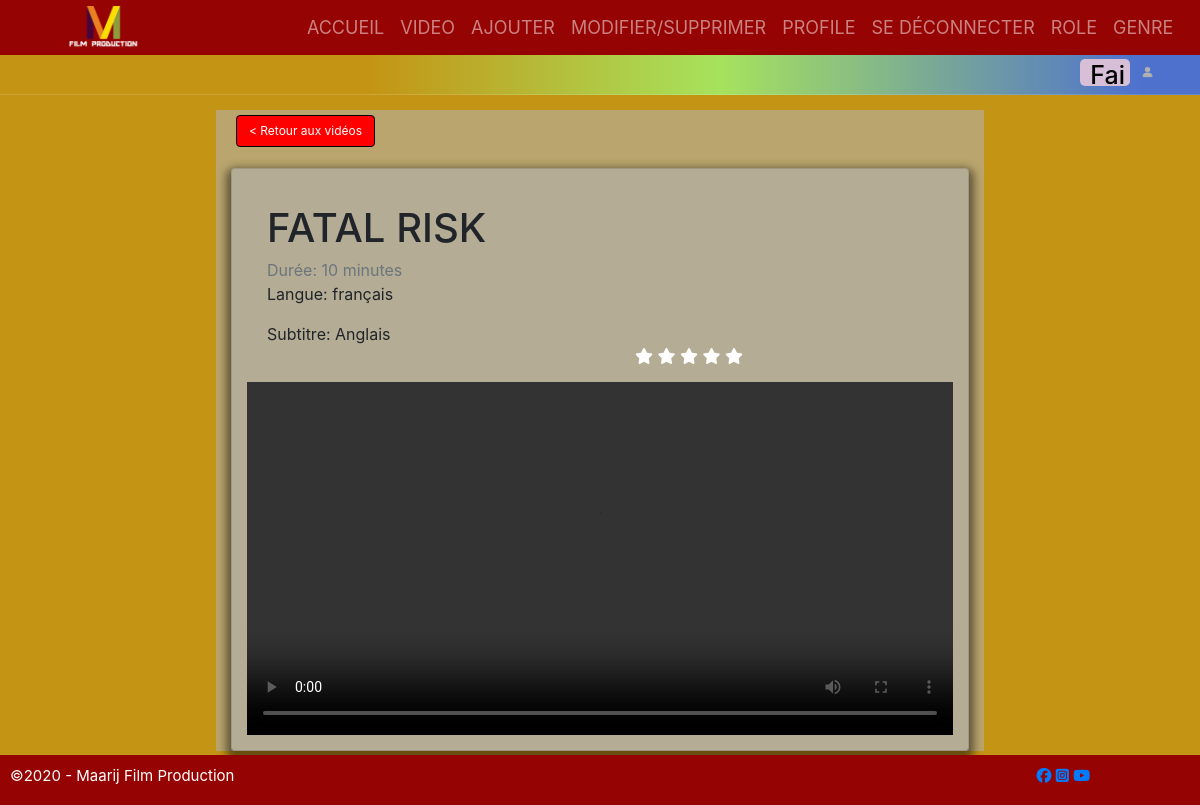
The page /product-video.php?titre=FATAL RISK&id=14 (signed in) on the database its author committed.
### tables this page shows
CREATE TABLE `video` (
  `videoID` int(11) NOT NULL,
  `titre` varchar(200) NOT NULL,
  `duree` varchar(200) NOT NULL,
  `genre` int(200) NOT NULL,
  `langue` varchar(200) NOT NULL,
  `subtitle` varchar(200) NOT NULL,
  `pay_code` varchar(2) NOT NULL,
  `chemin_video` varchar(255) NOT NULL
);

### product-video.php (the view, shortened to what this page needs)
<head>
  <link rel="stylesheet" href="./css/style2.css">
</head>
<?php require_once('menu.php'); ?>
<div class="production_video_page_container" style="height: auto; padding-top:15px;">
<?php
$connection = ConnectionBD();
?>
<div style=" width: 80%; ">
  <div class="container" style=" width: 80%; height:auto; background-color: rgba(177, 178, 179, 0.562);">
    <?php if (isset($_GET['id'])) {
      extract($_GET);
      $sql = $connection->prepare("SELECT * FROM video WHERE videoID='$id' ");
      $sql->execute();
      $s = $sql->fetch();
      extract($s);
    ?>
      <p style=" position:relative"><button type="button" class="btn " style="background-color: red; color:white; border: black 1px solid">
          <a href="Video.php">
            < Retour aux vidéos</a> </button> </p> <div class="card mb-1" style=" width: 100%; min-width: 250px; background-color: rgba(177, 178, 179, 0.562); box-shadow: 0px 5px 8px 5px #0f0e0e85; padding: 15px">
            <div style="position: absolute; padding-top: 140px; padding-left: 50%"> <?php include('ranking.php'); ?> </div>
              <div class="card-body">
                <h1 class="card-title"><?php echo $titre; ?></h1>
                <p class="card-subtitle text-muted">Durée: <?= $duree; ?> minutes</p>
                <p class="card-title">Langue: <?php echo $langue; ?><p>
                    <p class="card-title">Subtitre: <?php echo $subtitle; ?><p>
              </div>
              <?php
              echo "<video src='" . $chemin_video . "' controls width='auto' height='auto'  bgcolor='black' allowfullscreen='true' allowscriptaccess='always'  >";
              ?>
<?php
    }
?>
</div>
</div>
</div>
</div>
<?php include('footer.php'); ?>

### css/style2.css (style rules this page uses)
* { box-sizing: border-box; }
a { text-decoration: none; }
.btn { background: rgb(150, 3, 3); color: white; border-radius: 5px; padding: 5px; border: 1px rgba(255, 255, 255, 0.493) solid; margin: 5px; }
.btn a { color: white; font-size: 12px; text-decoration: none; }
.production_video_page_container, .search_by_user_page_container { display: flex; flex-direction: column; align-items: center; justify-content: center; margin-top: 95px; min-height: 500px; background-color: rgb(196, 149, 21); box-shadow: 0px 5px 8px 5px #0f0e0e85; z-index: -1; }

### rows shown on the page
video: titre "FATAL RISK", duree "10", langue "français", subtitle "Anglais"

### other values the page prints
$_SESSION['login'] "Fai"
